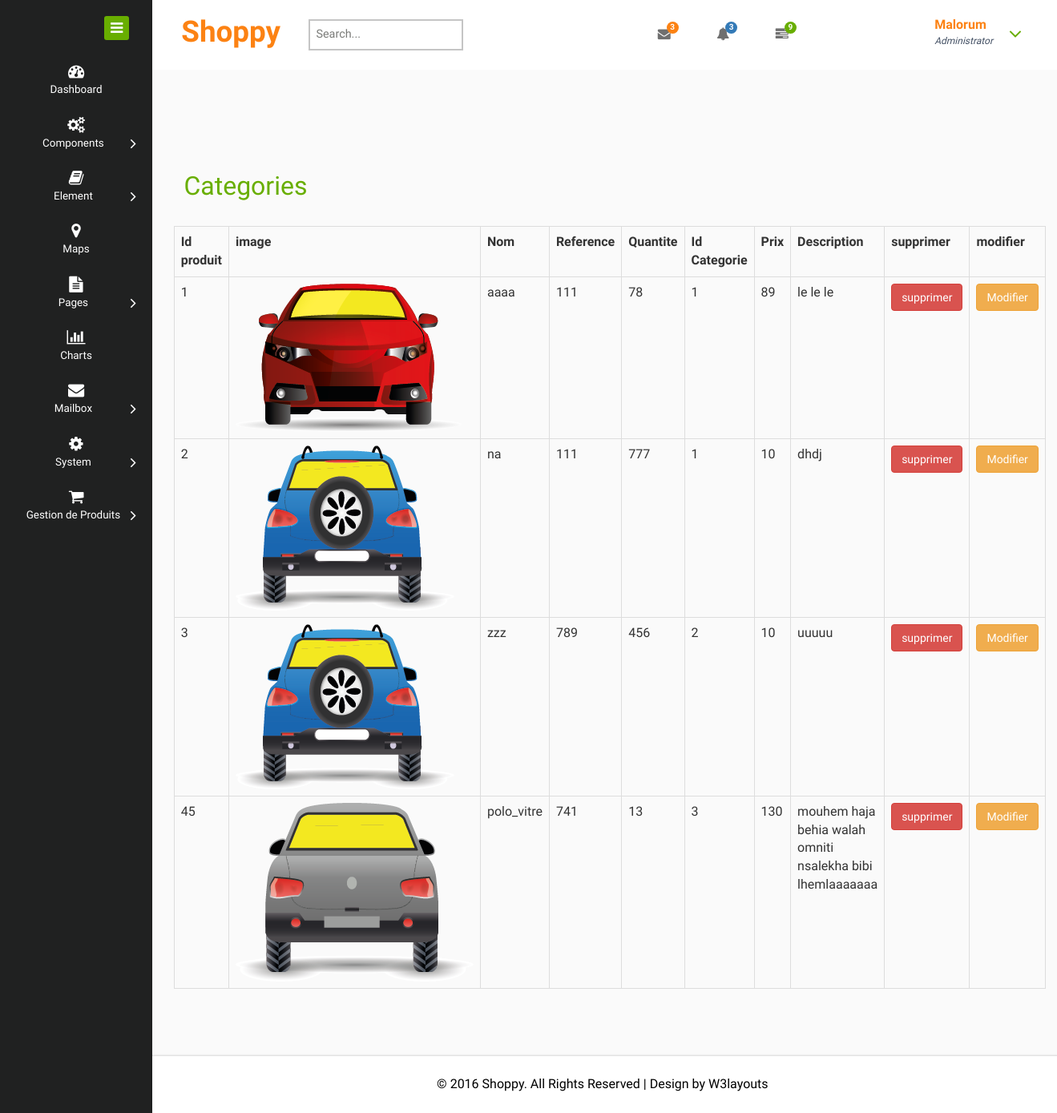
Page /views/back/AfficherProduit.php on the committed database.
### tables this page shows
CREATE TABLE IF NOT EXISTS `produit` (
  `id_produit` int(30) NOT NULL,
  `nom_produit` varchar(50) NOT NULL,
  `reference` int(30) NOT NULL,
  `quantite` int(30) NOT NULL,
  `idca` int(11) NOT NULL,
  `prix` int(30) NOT NULL,
  `img` text NOT NULL,
  `description` varchar(225) NOT NULL,
  PRIMARY KEY (`id_produit`),
  KEY `idca` (`idca`)
);

### core/produitC.php (called while the page is built, shortened)
<?PHP
class ProduitC {
	function afficherProduits(){
		$sql="SElECT * From produit";
		$db = config::getConnexion();
		try{
		$liste=$db->query($sql);
		return $liste;
		}
        catch (Exception $e){
            die('Erreur: '.$e->getMessage());
        }
	}
}
?>

### views/back/AfficherProduit.php (the view, shortened to what this page needs)
<?PHP
include "../../core/produitC.php";
$produit1C=new ProduitC();
$listeProduits=$produit1C->afficherProduits();
?>
<!DOCTYPE HTML>
<html>
<head>
<link href="css/bootstrap.css" rel="stylesheet" type="text/css" media="all">
<link href="css/style.css" rel="stylesheet" type="text/css" media="all"/>
<link href="css/font-awesome.css" rel="stylesheet">
</head>
<body>
<div class="page-container">
   <div class="left-content">
	   <div class="mother-grid-inner">
				<div class="header-main">
					<div class="header-left">
							<div class="logo-name">
									 <a href="index.html"> <h1>Shoppy</h1>
								  </a>
							</div>
								<div class="search-box">
									<form>
										<input type="text" placeholder="Search..." required="">
										<input type="submit" value="">
									</form>
								</div>
						 </div>
						 <div class="header-right">
							<div class="profile_details_left">
								<ul class="nofitications-dropdown">
									<li class="dropdown head-dpdn">
										<a href="#" class="dropdown-toggle" data-toggle="dropdown" aria-expanded="false"><i class="fa fa-envelope"></i><span class="badge">3</span></a>
									</li>
									<li class="dropdown head-dpdn">
										<a href="#" class="dropdown-toggle" data-toggle="dropdown" aria-expanded="false"><i class="fa fa-bell"></i><span class="badge blue">3</span></a>
									</li>
									<li class="dropdown head-dpdn">
										<a href="#" class="dropdown-toggle" data-toggle="dropdown" aria-expanded="false"><i class="fa fa-tasks"></i><span class="badge blue1">9</span></a>
									</li>
								</ul>
								<div class="clearfix"> </div>
							</div>
							<div class="profile_details">
								<ul>
									<li class="dropdown profile_details_drop">
										<a href="#" class="dropdown-toggle" data-toggle="dropdown" aria-expanded="false">
											<div class="profile_img">
												<div class="user-name">
													<p>Malorum</p>
													<span>Administrator</span>
												</div>
												<i class="fa fa-angle-down lnr"></i>
												<div class="clearfix"></div>
											</div>
										</a>
									</li>
								</ul>
							</div>
							<div class="clearfix"> </div>
						</div>
				     <div class="clearfix"> </div>
				</div>
<div class="inner-block">
    <div class="product-block">
    	<div class="pro-head">
    		<h2>Categories</h2>
    	</div>
    	<table border="1" class="table table-bordered">
<tr>
<th>Id produit</th>
<th>image</th>
<th>Nom</th>
<th>Reference</th>
<th>Quantite</th>
<th>Id Categorie</th>
<th>Prix</th>
<th>Description</th>
<th>supprimer</th>
<th>modifier</th>
</tr>
<?PHP
foreach($listeProduits as $row){
  ?>
  <tr>
  <td><?PHP echo $row['id_produit']; ?></td>
  <td><img src="<?php echo"images/".$row['img']; ?>"></td>
  <td><?PHP echo $row['nom_produit']; ?></td>
  <td><?PHP echo $row['reference']; ?></td>
  <td><?PHP echo $row['quantite']; ?></td>
  <td><?PHP echo $row['idca']; ?></td>
  <td><?PHP echo $row['prix']; ?></td>
  <td><?PHP echo $row['description']; ?></td>
  <td><form method="POST" action="supprimerProduit.php">
  <input class="btn btn-1 btn-danger" type="submit" name="supprimer" OnClick="return confirm('Voulez vous vraiment supprimer ce produit ?');" value="supprimer">
  </form>
  </td>
  <td><a class="btn btn-1 btn-warning" href="ModifierProduit.php?id_produit=<?PHP echo $row['id_produit']; ?>">
  Modifier</a></td>
  </tr>
  <?PHP
}
?>
</table>
    </div>
</div>
<link rel="stylesheet" type="text/css" href="css/magnific-popup.css">
<div class="copyrights">
	 <p>© 2016 Shoppy. All Rights Reserved | Design by  <a href="http://w3layouts.com/" target="_blank">W3layouts</a> </p>
</div>
</div>
</div>
    <div class="sidebar-menu">
		  	<div class="logo"> <a href="#" class="sidebar-icon"> <span class="fa fa-bars"></span> </a>  </div>
		    <div class="menu">
		      <ul id="menu" >
		        <li id="menu-home" ><a href="index.html"><i class="fa fa-tachometer"></i><span>Dashboard</span></a></li>
		        <li><a href="#"><i class="fa fa-cogs"></i><span>Components</span><span class="fa fa-angle-right" style="float: right"></span></a>
		        </li>
		        <li id="menu-comunicacao" ><a href="#"><i class="fa fa-book nav_icon"></i><span>Element</span><span class="fa fa-angle-right" style="float: right"></span></a>
		        </li>
		          <li><a href="maps.html"><i class="fa fa-map-marker"></i><span>Maps</span></a></li>
		        <li id="menu-academico" ><a href="#"><i class="fa fa-file-text"></i><span>Pages</span><span class="fa fa-angle-right" style="float: right"></span></a>
		        </li>
		        <li><a href="charts.html"><i class="fa fa-bar-chart"></i><span>Charts</span></a></li>
		        <li><a href="#"><i class="fa fa-envelope"></i><span>Mailbox</span><span class="fa fa-angle-right" style="float: right"></span></a>
		        </li>
		         <li><a href="#"><i class="fa fa-cog"></i><span>System</span><span class="fa fa-angle-right" style="float: right"></span></a>
		         </li>
		      <li><a href="#"><i class="fa fa-shopping-cart"></i><span>Gestion de Produits</span><span class="fa fa-angle-right" style="float: right"></span></a>
		         </li>
		      </ul>
		    </div>
	 </div>
</div>
</body>
</html>

### rows in the picture
produit: id_produit "1", img (picture), nom_produit "aaaa", reference "111", quantite "78", idca "1", prix "89", description "le le le"
produit: id_produit "2", img (picture), nom_produit "na", reference "111", quantite "777", idca "1", prix "10", description "dhdj"
produit: id_produit "3", img (picture), nom_produit "zzz", reference "789", quantite "456", idca "2", prix "10", description "uuuuu"
produit: id_produit "45", img (picture), nom_produit "polo_vitre", reference "741", quantite "13", idca "3", prix "130", description "mouhem haja behia walah omniti nsalekha bibi lhemlaaaaaaa"
